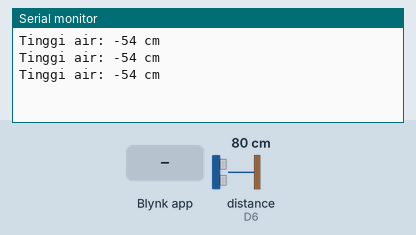
A sketch run on a simulated ESP8266 (NodeMCU). Shown: the last lines printed to the serial monitor. The inputs (shaded band) are chosen by the test bench; at power-on: distance to the obstacle (sensor on D6) 80 cm. WiFi joins after 1.5 s; servers stay silent unless stated.

Above: at 3.0 s.
3.1 s: distance to the obstacle (sensor on D6) set to 2 cm
At 3.8 s:
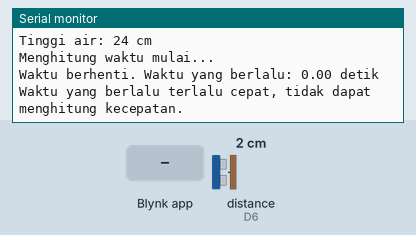
4.8 s: Blynk app writes 1 to V2
At 5.6 s:
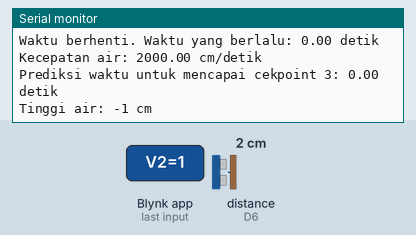
6.3 s: Blynk app writes 0 to V2
At 7.1 s:
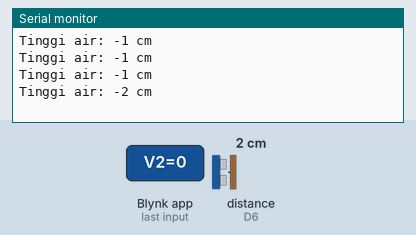
7.8 s: distance to the obstacle (sensor on D6) set to 4 cm
At 7.8 s:
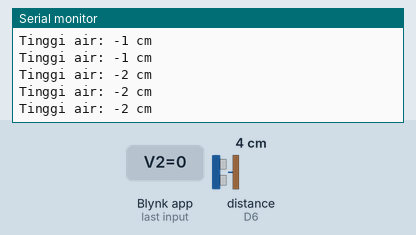
Timing chart, 0 to 10.3 s (numbered marks = the images above; inputs shaded):
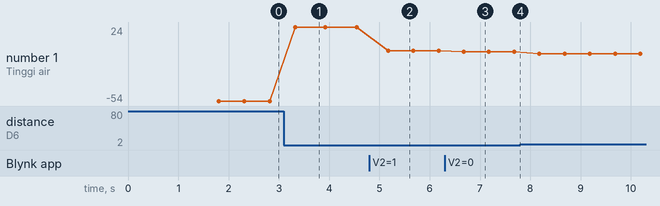

The sketch:

Program_skripsi.ino
```cpp
#define BLYNK_TEMPLATE_ID "TMPL66AS0FQfp"
#define BLYNK_TEMPLATE_NAME "pemantauan ketinggian air"
#define BLYNK_AUTH_TOKEN "cf7pDKI5XAheYKDIG3ZAq9JKxVhS71tm"
#include <HCSR04.h>
#include <ESP8266WiFi.h>
#include<BlynkSimpleEsp8266.h>

#define BLYNK_PRINT Serial

BlynkTimer timer;
char auth[]= BLYNK_AUTH_TOKEN ;
char ssid[]="Rasya";
char pass[]="lupapassword";

HCSR04 hc(D5, D6); // Sensor ultrasonik
int tinggiWadah = 26; // Tinggi wadah dalam cm
int tinggiAir;
int cekpoint1 = 16;
int cekpoint2 = 18;
int cekpoint3 = 21;
unsigned long startTime = 0; // Waktu mulai
unsigned long stopTime = 0; // Waktu berhenti
bool isTiming = false; // Status apakah waktu sedang dihitung


void setup() {
  Serial.begin(9600); // Memulai Serial Monitor
  Blynk.begin(auth, ssid, pass);
}

void loop() {
  Blynk.run();
  float jarak = hc.dist(); // Mengukur jarak ke permukaan air
  tinggiAir = tinggiWadah - jarak; // Menghitung tinggi air

  Serial.print("Tinggi air: ");
  Serial.print(tinggiAir);
  Serial.println(" cm");
  Blynk.virtualWrite(V0,tinggiAir);

  if (!isTiming && tinggiAir >= cekpoint1 ) {
    // Mulai menghitung waktu saat tinggi air mencapai atau melebihi 20 cm
    startTime = millis();
    isTiming = true;
    Serial.println("Menghitung waktu mulai...");
    Blynk.logEvent("waspada",String("Status Waspada, air sudah di atas ketinggian ")+cekpoint1+(" cm yaitu : ")+tinggiAir+(" cm"));

  }

  if (isTiming && tinggiAir >= cekpoint2) {
    // Hentikan waktu saat tinggi air mencapai atau melebihi 40 cm
    stopTime = millis(); // Waktu berhenti
    unsigned long elapsedTime = stopTime - startTime; // Waktu yang berlalu
    isTiming = false; // Menghentikan penghitungan waktu

    Serial.print("Waktu berhenti. Waktu yang berlalu: ");
    Serial.print(elapsedTime / 1000.0); // Dalam detik
    Serial.println(" detik");

    // Periksa apakah elapsedTime tidak nol sebelum menghitung kecepatan
    if (elapsedTime > 0) {
      float kecepatan = (float)(cekpoint2 - cekpoint1) / (elapsedTime / 1000.0); // Kecepatan rata-rata
      Serial.print("Kecepatan air: ");
      Serial.print(kecepatan);
      Serial.println(" cm/detik");

      // Periksa apakah kecepatan tidak nol sebelum menghitung prediksi waktu
      if (kecepatan > 0) {
        float waktubanjir = (float)(cekpoint3 - cekpoint2) / kecepatan;
        Serial.print("Prediksi waktu untuk mencapai cekpoint 3: ");
        Serial.print(waktubanjir);
        Serial.println(" detik");
        Blynk.virtualWrite(V1,waktubanjir);
        Blynk.logEvent("siaga",String("Status SIAGA, air sudah di atas ketinggian ")+cekpoint2+(" cm yaitu : ")+tinggiAir+(" cm. Perkiraan waktu untuk mencapai BAHAYA= ") + waktubanjir +(" Detik"));
      } else {
        Serial.println("Tidak dapat menghitung prediksi waktu (kecepatan nol).");
      }
    } else {
      Serial.println("Waktu yang berlalu terlalu cepat, tidak dapat menghitung kecepatan.");
    }

  }

  if (tinggiAir >= cekpoint3 ) {
    Blynk.logEvent("bahaya",String("Status BAHAYA, air sudah di atas ketinggian ")+cekpoint3+(" cm yaitu : ")+tinggiAir+(" cm"));

  }

  if (isTiming && tinggiAir < cekpoint1) {
    // Jika tinggi air turun di bawah 20 cm, reset penghitungan
    isTiming = false; // Setel ulang status timing
    Serial.println("Penghitungan di-reset karena tinggi air di bawah 20 cm.");
  }

  delay(500); // Penundaan untuk menghindari pembacaan berulang terlalu cepat
}

BLYNK_WRITE(V2){
  tinggiWadah = param.asInt();
}
BLYNK_WRITE(V3){
  cekpoint1 = param.asInt();
}
BLYNK_WRITE(V4){
  cekpoint2 = param.asInt();
}
BLYNK_WRITE(V5){
  cekpoint3 = param.asInt();
}
```

Measured:
- after the input at 3.1 s, the serial monitor: prints a new line after 0.22 s (image 1)
- after the input at 4.8 s, the serial monitor: prints a new line after 0.37 s (image 2)
- after the input at 6.3 s, the serial monitor: prints a new line after 0.38 s (image 3)
- plotted number 1: -54 → 24 after the input at 3.1 s, 24 → -1 after the input at 4.8 s, -1 → -2 after the input at 6.3 s, -2 → -4 after the input at 7.8 s
